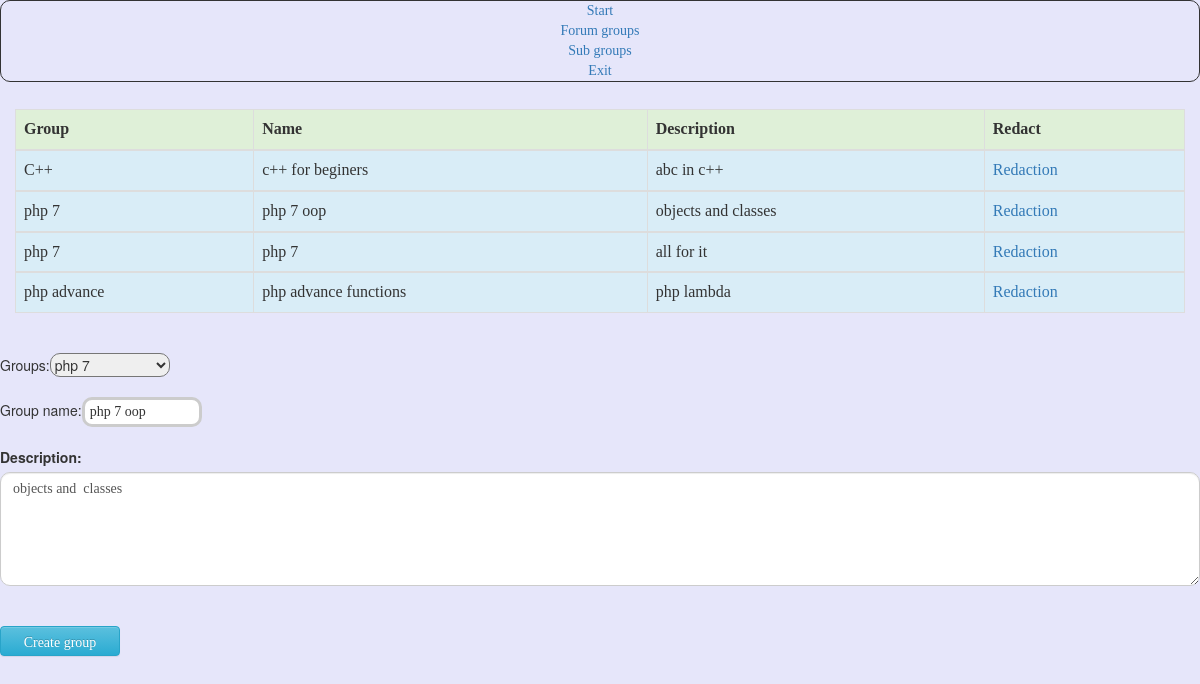
The app's page /admin/sub_groups.php?modde=eddit&id=8 (signed in) with its own data.
### tables this page shows
CREATE TABLE `category` (
  `category_id` int(11) NOT NULL,
  `group_cat_id` int(11) NOT NULL,
  `name` varchar(50) NOT NULL,
  `description` varchar(255) NOT NULL,
  `active` tinyint(4) NOT NULL DEFAULT '1',
  `date_added` int(11) NOT NULL
);

CREATE TABLE `group_cat` (
  `group_cat_id` int(11) NOT NULL,
  `name` varchar(50) NOT NULL,
  `active` tinyint(4) NOT NULL DEFAULT '1',
  `date_added` int(11) NOT NULL,
  `description` varchar(255) NOT NULL
);

### admin/sub_groups.php (the view, shortened to what this page needs)
<?php session_start();
require('../functions.php');
$dbc = db_connect();
	$take_cat = sql_corect($dbc, 'SELECT gc.name as gcname, c.name, c.description, category_id FROM group_cat as gc, category as c WHERE gc.group_cat_id=c.group_cat_id ORDER BY gcname');
		echo '<div class="container">
				<div class="row">
				 <table class="table table-hover table table-bordered">
				 <thead>
					 <tr class="success">
						<div class="col-sm-4"><th>Group</th> </div>
						<div class="col-sm-4"><th>Name</th> </div>
						<div class="col-sm-4"><th>Description</th></div>
						<div class="col-sm-4"><th>Redact</th></div>
					</tr>
				</thead>';
	while($row = mysqli_fetch_assoc($take_cat)){
		echo $result =" <tbody><tr class='info'><div class='col-sm-4'><td>".$row['gcname'].'</td></div>
						<div class="col-sm-4"><td>'.$row['name'].'</td></div>
						<div class="col-sm-4"><td>'.$row['description'].'</td></div>
					<div class="col-sm-4"><td><a href="sub_groups.php?modde=eddit&id='.$row['category_id'].'">Redaction</a></td></div></tr>';
	}
	echo ' </tbody></table></div></div>';
	if(data_validated($dbc, $_GET['modde']) == 'eddit' && data_validated($dbc, $_GET['id']) > 0){
		$id = data_validated($dbc,(int)$_GET['id']);
		$res = sql_corect($dbc, 'SELECT name, description, group_cat_id, category_id FROM category WHERE category_id = '.$id);
		$edit_cat = mysqli_fetch_assoc($res);
	}
$res = sql_corect($dbc, 'SELECT group_cat_id, name FROM group_cat');
echo  '<form action="'.htmlspecialchars($_SERVER["PHP_SELF"]).'" method="POST"><br/>
Groups:<select name="group">';
   while($row = mysqli_fetch_assoc($res)){
	   if($row['group_cat_id'] == $edit_cat['group_cat_id']){
			echo '<option value = "'.$row['group_cat_id'].'" selected="selected">'.$row['name'].'</option>';
		}else{
			echo '<option value = "'.$row['group_cat_id'].'" >'.$row['name'].'</option>';
		}
	}
echo '<select/><br/><br/>';
echo' <div class="form-group">
	Group name:<input type="text" name="group_name" value="'.$edit_cat['name'].'"></br><br/>
	<label for="comment">Description:</label>
	<textarea name="desc" class="form-control" rows="5" id="comment">'.$edit_cat['description'].'</textarea></br><br/>
	<input type="submit" class="btn btn-info" value="Create group">
	<input type="hidden" name="ng" value="1">
	</div>';

### css/style.css (style rules this page uses)
body { background: rgb(230,230,250) !important; }
a:link { text-decoration: none; font-family: Comic Sans MS; }
textarea { width: 600px; height: 120px; border: 3px solid #cccccc; padding: 5px; font-family: Comic Sans MS; background-position: bottom right; background-repeat: no-repeat; }
input { width: 150px; height: 30px; border: 3px solid #cccccc; padding: 5px; font-family: Comic Sans MS; background-position: bottom right; background-repeat: no-repeat; border-radius:10px; }
select { width:120px; border-radius: 10px; }
table-responsive, th, td { font-family: Comic Sans MS; }
.form-control, #exampleInputEmail1 { font-family: Comic Sans MS !important; border-radius: 10px !important; }
input { width:120px ; font-family: Comic Sans MS !important; }

### records on screen
category: group_cat.name "C++", name "c++ for beginers", description "abc in c++"
category: group_cat.name "php 7", name "php 7 oop", description "objects and classes", group_name "php 7 oop", desc "objects and classes"
category: group_cat.name "php 7", name "php 7", description "all for it"
category: group_cat.name "php advance", name "php advance functions", description "php lambda"

### other values on screen
form field group "php 7"
